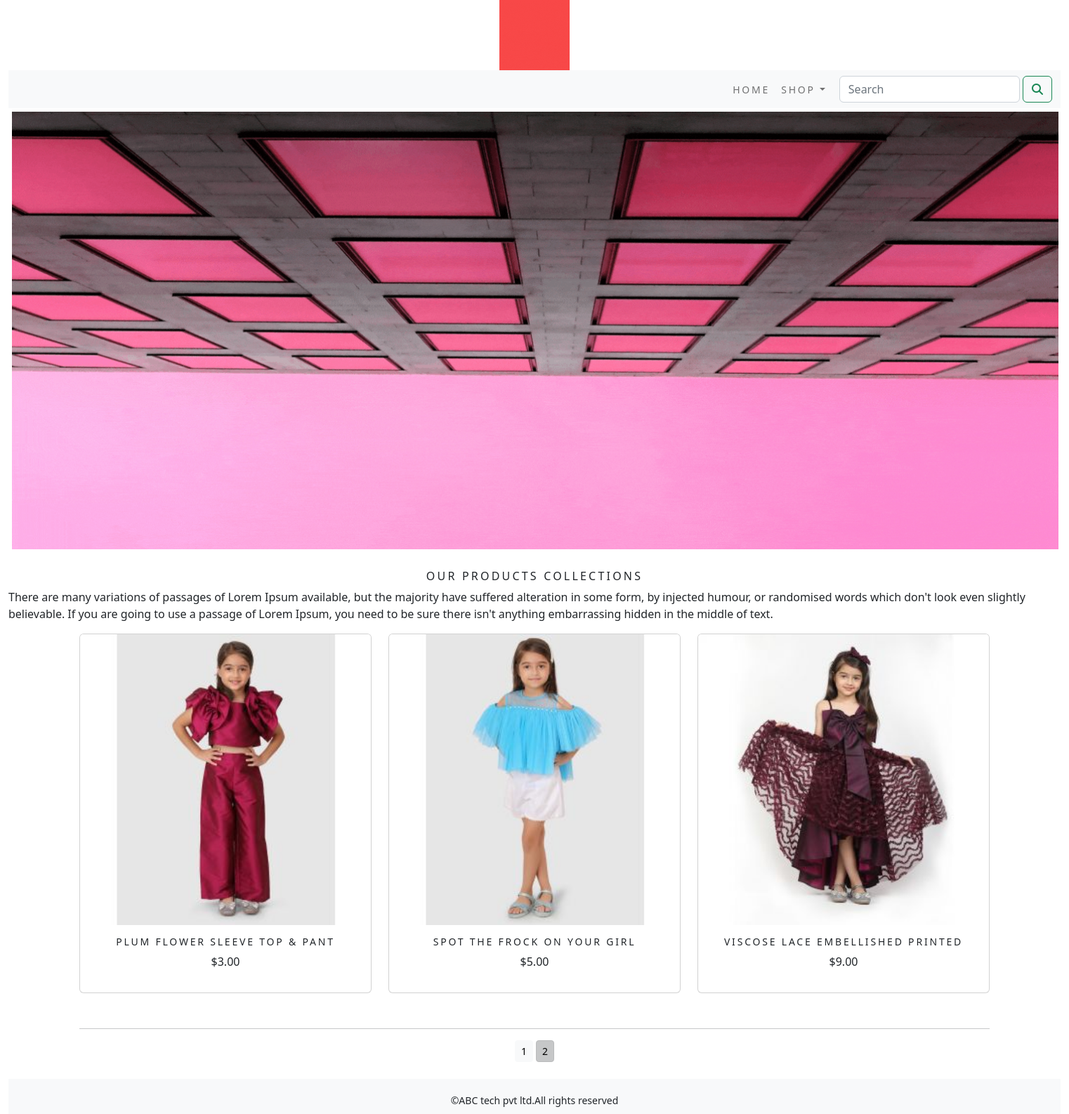
Screenshot of /shop/?page=2 with the database file from the repository.
### shop/models.py (models this page shows, shortened)
class Product(models.Model):
    name=models.CharField(max_length=250,unique=True)
    slug=models.SlugField(max_length=250,unique=True)
    description=models.TextField(blank=True)
    price=models.DecimalField(max_digits=10,decimal_places=2)
    category=models.ForeignKey(Category,on_delete=models.CASCADE)
    image=models.ImageField(upload_to='product',blank=True)
    stock=models.IntegerField()
    available=models.BooleanField(default=True)
    created=models.DateTimeField(auto_now_add=True)
    updated=models.DateTimeField(auto_now=True)
    def get_url(self):
        return reverse('shop:prodCatdetail',args=[self.category.slug,self.slug])
    class Meta:
        ordering=('name',)
        verbose_name='product'
        verbose_name_plural='products'

### shop/views.py (the view)
# urls.py: path('',views.allProdCat,name='allProdCat'),
def allProdCat(request,c_slug=None):
    c_page=None
    products_list=None
    if c_slug!=None:
        c_page=get_object_or_404(Category,slug=c_slug)
        products_list=Product.objects.all().filter(category=c_page,available=True)
    else:
        products_list=Product.objects.all().filter(available=True)
    paginator=Paginator(products_list,6)
    try:
        page=int(request.GET.get('page','1'))
    except:
        page=1
    try:
        products=paginator.page(page)
    except(EmptyPage,InvalidPage):
        products=paginator.page(paginator.num_pages)
    return render(request,'category.html',{'category':c_page,'products':products})

### cart/context_processors.py (called while the page is built)
def counter(request):
    item_count=0
    if 'admin' in request.path:
        return {}
    else:
        try:
            cart=Cart.objects.filter(cart_id=_cart_id(request))
            car_items=CartItem.objects.all().filter(cart=cart[:1])
            for cart_item in car_items:
                item_count+=cart_item.quantity
        except Cart.DoesNotExist:
            item_count=0
    return dict(item_count=item_count)

### cart/views.py (called while the page is built)
def _cart_id(request):
    cart=request.session.session_key
    if not cart:
        cart=request.session.create()
    return cart

### shop/context_processors.py (called while the page is built)
def menu_links(request):
    links=Category.objects.all()
    return dict(links=links)

### shop/models.py (called while the page is built)
    def get_url(self):
        return reverse('shop:products_by_category', args=[self.slug])

### templates/category.html (shortened to what this page needs)
{% extends 'base.html' %}
{% load static %}
{% block content %}
  <div class="mx_auto">
    {% if category %}
    <img class="my_image" src="{{category.image.url}}" alt="{{category.name}}" style="width:100%;">
  </div>
    <br>
  <div>
    <h1 class="text-center my_title">{{category.name}}</h1>
    <p class="text-justify">{{category.description}}</p>
  </div>
    {% else %}
    <div>
    <img class="my_image my_image_padding" src="{% static 'img/banner.gif' %}" alt="Our Products" width="1500px;">
    </div>
    <br>
    <div>
    <h1 class="text-center my_title">Our Products Collections</h1>
    <p class="text-justify">There are many variations of passages of Lorem Ipsum available, but the majority have suffered alteration in some form, by injected humour, or randomised words which don't look even slightly believable. If you are going to use a passage of Lorem Ipsum, you need to be sure there isn't anything embarrassing hidden in the middle of text.</p>
    </div>
    {% endif %}
  <div class="container">
    <div class="row mx_auto">
      {% for product in products.object_list %}
      <div class="my_bottom_margin col-9 col-sm-12 col-md-4 col-lg-4">
        <div class="card text-center" style="min-width:18rem;">
          <a href="{{product.get_url}}"><img class="card-img-top my_image" src="{{product.image.url}}" alt="{{product.name}}"></a>
          <div class="card-body">
            <h4>{{product.name}}</h4>
            <p>${{product.price}}</p>
          </div>
        </div>
        <br>
      </div>
      {% endfor %}
    </div>
    <div class="mx-auto">
      {% if products.paginator.num_pages > 1 %}
        <hr>
      <div class="text-center">
        {% for pg in products.paginator.page_range %}
          <a href="?page={{pg}}" class="btn btn-light btn-sm {% if products.number == pg %} active {% endif %}">{{pg}}</a>
        {% endfor %}
      </div>
      {% endif %}
    </div>
    <br>
  </div>
{% endblock %}

### static/css/custom.css (style rules this page uses)
body { font-family: 'Roboto', sans-serif; min-height:100%; display:flex; flex-direction:column; }
html { height:100%; }
.my_image { width:100; height:auto; }
.my_title { font-size:16px; text-transform:uppercase; letter-spacing:.2em; }
.my_image_padding { padding:5px; }
.my_bottom_margin { margin-bottom:10px; }
.card-body h4 { font-size:14px; text-transform:uppercase; letter-spacing:.2em; }

### rows the page displays
Product: image (picture), name "PLUM FLOWER SLEEVE TOP & PANT", price "3.00"
Product: image (picture), name "SPOT THE FROCK ON YOUR GIRL", price "5.00"
Product: image (picture), name "VISCOSE LACE EMBELLISHED PRINTED", price "9.00"

### other values shown
{{ pg }} "1" "2"
